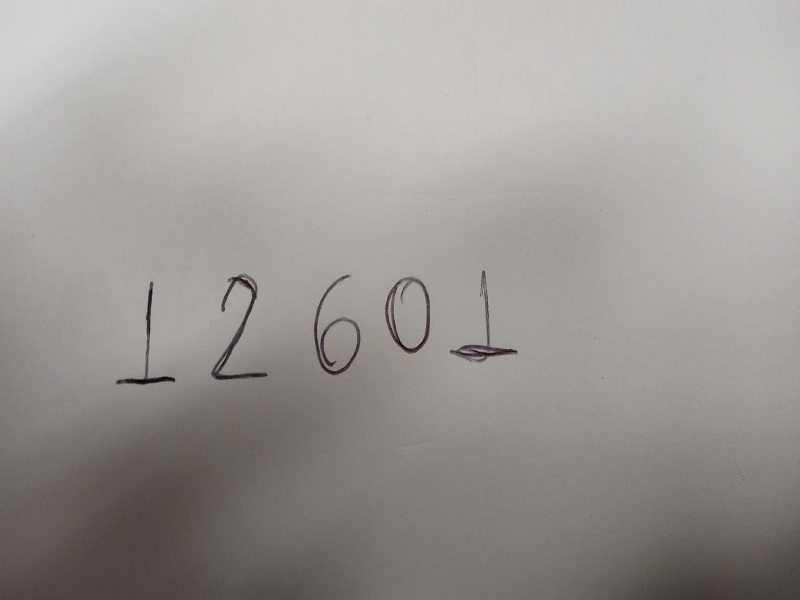
#> input picture Classificacao de Numeros/Teste.png, 800 x 600 px
$ python Processamento_img.py
#> lines starting #> are read from the running program, lines starting #| are printed output that depends on the picture; after the words box and inside, x2 and y2 are one past the last pixel; in counts of white or black regions, pixels touching at a corner belong together
import cv2
import os
import matplotlib.pyplot as plt
import numpy as np
from imutils import contours
import imutils

class ImageProcessing:
    def __init__(self, image_path, save_dir):
        self.image_path = image_path
        self.save_dir = save_dir

        self.gray = None
        self.img_blur = None
        self.edges = None
        self.img_dilation = None
        self.thresh1 = None
        self.img = None
        self.cnts = None

        self.load_image()
        self.pre_process()
        self.find_contours()

    def load_image(self):
        if os.path.exists(self.image_path):
            self.img = cv2.imread(self.image_path)
#> self.img is the input picture: shape (600, 800, 3); mean B, G, R 148.9, 152, 155.9
        else:
            raise ValueError(f"Image path '{self.image_path}' does not exist.")

    def verificar_pasta(self):
        if not os.path.isdir(self.save_dir):
            print(f"A pasta {self.save_dir} não existe. Criando diretório.")
            os.mkdir(self.save_dir)
        else:
            print(f"A pasta {self.save_dir} existe.")

    def deletar_imagens(self):
        filelist = [f for f in os.listdir(self.save_dir) if f.endswith(".png")]
        for f in filelist:
            os.remove(os.path.join(self.save_dir, f))

    def pre_process(self):
        self.verificar_pasta()
        self.deletar_imagens()

        self.gray = cv2.cvtColor(self.img, cv2.COLOR_BGR2GRAY)
        self.img_blur = cv2.medianBlur(self.gray, 3)
        self.edges = cv2.Canny(self.img_blur, 50, 255)
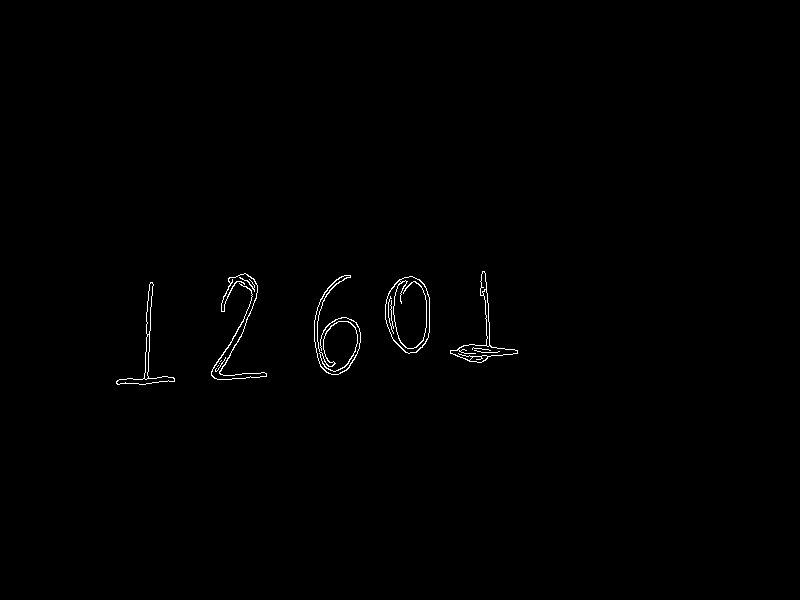
#> self.edges: shape (600, 800); 0.5% white in thin lines or dots, all inside (x1, y1, x2, y2) = (116, 271, 518, 385)
        kernel = np.ones((9, 9), np.uint8)
        self.img_dilation = cv2.dilate(self.edges, kernel, iterations=1)
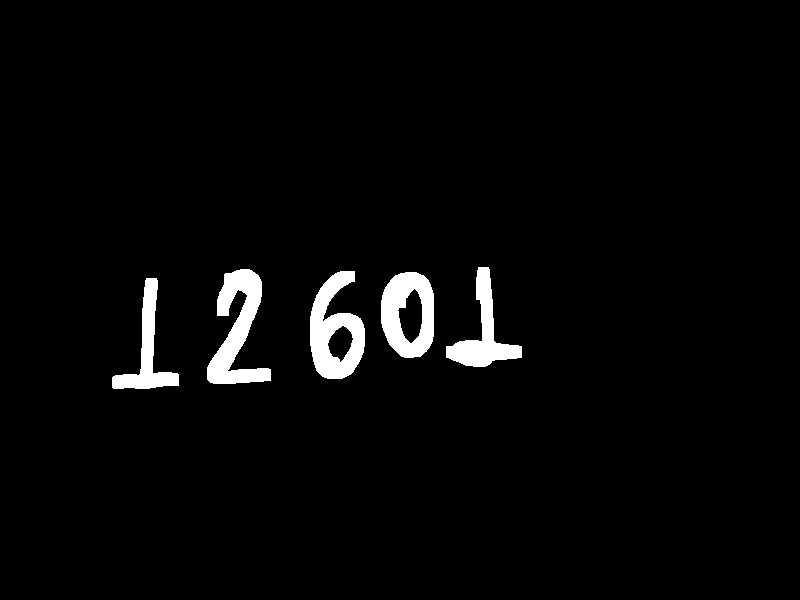
#> self.img_dilation: shape (600, 800); 3% white; 5 white regions
        ret, self.thresh1 = cv2.threshold(self.img_dilation, 127, 255, cv2.THRESH_BINARY)

    def find_contours(self):
        cnts = cv2.findContours(self.img_dilation, cv2.RETR_TREE, cv2.CHAIN_APPROX_SIMPLE)
#> cnts = 7 contours; box (x1, y1, x2, y2) and area: (310, 271, 365, 379) 3776, (381, 272, 434, 358) 3727, (207, 269, 271, 384) 3256, (446, 267, 522, 367) 2316, (112, 278, 179, 389) 2003, (397, 288, 423, 344) 909, (327, 325, 354, 363) 601
        # cnts = cnts[0] if len(cnts) == 2 else cnts[1]
        cnts = imutils.grab_contours(cnts)
        # (self.cnts, _) = imutils.contours.sort_contours(cnts, method="left-to-right")
        (self.cnts, boundingBoxes) = contours.sort_contours(cnts, method="left-to-right")
#> self.cnts has the same summary as cnts; boundingBoxes = ((112, 278, 67, 111), (207, 269, 64, 115), (310, 271, 55, 108), (327, 325, 27, 38), (381, 272, 53, 86), (397, 288, 26, 56), (446, 267, 76, 100))

    def save_ROI_images(self):
        ROI_number = 0
        for c in self.cnts:
            area = cv2.contourArea(c)
            if area > 1100:
                x, y, w, h = cv2.boundingRect(c)
                cv2.rectangle(
                    self.img, (x - 1, y - 1), (x + 1 + w, y + 1 + h), (0, 0, 255), 1
                )

                ROI = self.thresh1[y : y + h, x : x + w]
                ROI = cv2.resize(ROI, (28, 28), interpolation=cv2.INTER_AREA)
                cv2.drawContours(self.img, [c], -1, (0, 255, 0), -1)

                cv2.imwrite(
                    os.path.join(self.save_dir, f"img_{ROI_number}.png"), ROI
                )
                ROI_number += 1
#> this loop made 7 passes
#> (area, x, y, w, h) on passes 1, 2, 3, 5, 7: (2003, 112, 278, 67, 111), (3255.5, 207, 269, 64, 115), (3776.5, 310, 271, 55, 108), (3727, 381, 272, 53, 86), (2316.5, 446, 267, 76, 100)
#> area on passes 4, 6: 601, 909
#> pass 1, in save_ROI_images, `ROI = self.thresh1[y : y + h, x : x + w]`:
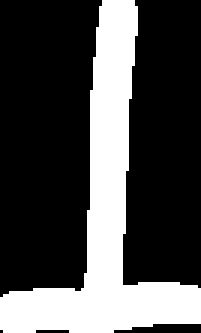
#> ROI: shape (111, 67) (shown 3 times larger); 29.2% white; 1 white region, box (x1, y1, x2, y2) and area: (0, 0, 67, 111) 2174
#> pass 1, in save_ROI_images, `ROI = cv2.resize(ROI, (28, 28), interpolation=cv2.INTER_AREA)`:
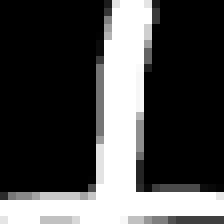
#> ROI: shape (28, 28) (shown 8 times larger); min 0, max 255, mean 74.5
#> pass 2, in save_ROI_images, `ROI = self.thresh1[y : y + h, x : x + w]`:
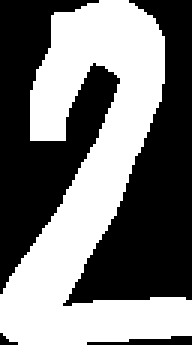
#> ROI: shape (115, 64) (shown 3 times larger); 47.1% white; 1 white region, box (x1, y1, x2, y2) and area: (0, 0, 64, 115) 3465
#> pass 2, in save_ROI_images, `ROI = cv2.resize(ROI, (28, 28), interpolation=cv2.INTER_AREA)`:
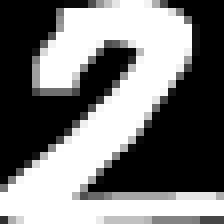
#> ROI: shape (28, 28) (shown 8 times larger); min 0, max 255, mean 120
#> after the loop:
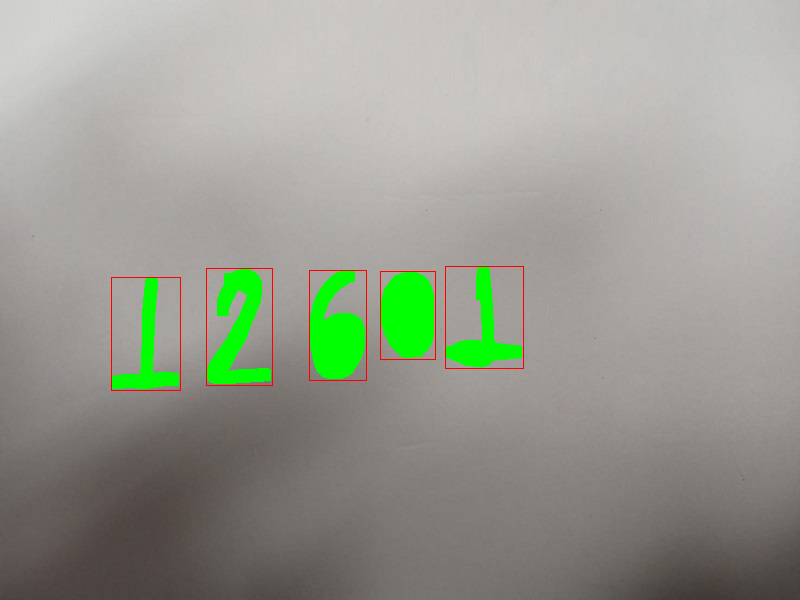
#> self.img: shape (600, 800, 3); 3.66% of pixels changed, all inside (x1, y1, x2, y2) = (111, 266, 524, 391)
#> after the loop, ROI_number = 5

        plt.imshow(self.img, "gray", vmin=0, vmax=255)
        plt.title("Digitos encontrados!")
        plt.show()


if __name__ == "__main__":
    im = ImageProcessing("Teste.png", "Repositorio")
    im.save_ROI_images()
